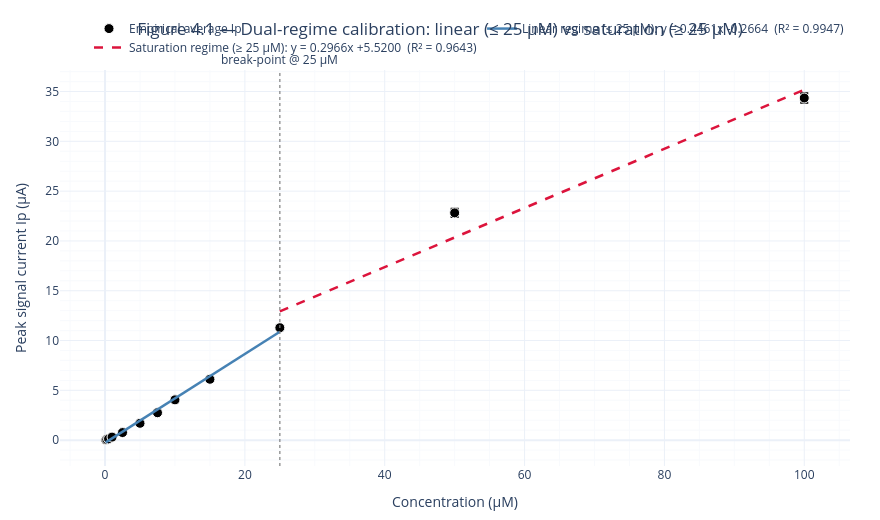

This figure's notebook cell:
### Markdown cell above
---
## Characterising the Ip-Concentration Relationship

### Why Linear Interpolation Fails Above 25 µM

The Ip–concentration relationship is linear only at low concentrations. At higher concentrations, the relationship is no longer linear because the surface saturation effects reduce the marginal current per added molecule. (signal saturation)

The concrete data ilustrates:

| Segment | Δc | Expected ΔIp (linear) | Observed ΔIp ratio |
|---|---|---|---|
| 5 → 10 µM | ×2 | ×2 | ~×2 |
| 50 → 100 µM | ×2 | ×2 | ~×1.5 |

Linear interpolation in the 50–100 µM segment would systematically over-predict Ip, producing physically invalid synthetic records.

### Solution: PCHIP Spline on Empirical Ip Values

I try the Piecewise Cubic Hermite Interpolating Polynomial (PCHIP) to the 12 Ip values. PCHIP preserves monotonicity between data points (no oscillation artefacts) and captures the sub-linear rolloff at high concentrations.

The corrected interpolation weight `α_PCHIP` is derived from the PCHIP Ip–curve rather than from the raw concentration fraction:

$$\alpha_{\text{PCHIP}} = \frac{\hat{I}_p(c_{\text{target}}) - \hat{I}_p(c_{\text{low}})}{\hat{I}_p(c_{\text{high}}) - \hat{I}_p(c_{\text{low}})}$$

(pozitia relativa a valorii tinta in interiorul unui „segment” definit de doua puncte de calibrare cunoscute.)


This maps the concentration target to a current-space interpolation weight, so the blended curve has exactly the Ip the PCHIP model predicts (not what a naive linear α would produce - it would go in the middle if naive, but using PCHIP because of the saturation, la $15 \mu M$ curentul ar putea fi deja la $70\%$ din valoarea maximă a intervalului, nu la $50\%$).

For the 50–100 µM example with a target of 75 µM:

- Linear α = (75 − 50)/(100 − 50) = **0.50** → Ip_blend = 0.50 × Ip₅₀ + 0.50 × Ip₁₀₀  
- PCHIP α ≈ **0.40** (because the curve bends sub-linearly) → lower Ip blend, physically correct

### Code cell
# Load the CC (calibration curve summary) sheet from the same workbook.
# It contains the **average peak signal per concentration** with stdev bars.
calibration_summary_df = pd.read_excel(DATASET_PATH, sheet_name='CC')

# Columns 10, 17 and 18 hold Concentration, Average Signal, Stdev (rows 4..15).
calibration_summary_df = calibration_summary_df.iloc[4:16, [10, 17, 18]].copy()
calibration_summary_df.columns = ['Concentration', 'Signal', 'Stdev']
calibration_summary_df = (calibration_summary_df
                          .apply(pd.to_numeric, errors='coerce')
                          .dropna()
                          .sort_values('Concentration')
                          .reset_index(drop=True))

# Split at the 25 µM saturation break-point
low_data  = calibration_summary_df[calibration_summary_df['Concentration'] <= 25.0]
high_data = calibration_summary_df[calibration_summary_df['Concentration'] >= 25.0]

# Two linear fits — one per regime
slope_low,  intercept_low,  r_low,  *_ = linregress(low_data['Concentration'],  low_data['Signal'])
slope_high, intercept_high, r_high, *_ = linregress(high_data['Concentration'], high_data['Signal'])

# Build an interactive Plotly figure showing both regimes
dual_regime_figure = go.Figure()

# Empirical points with error bars (the actual measurements)
dual_regime_figure.add_trace(go.Scatter(
    x=calibration_summary_df['Concentration'],
    y=calibration_summary_df['Signal'],
    error_y=dict(type='data', array=calibration_summary_df['Stdev'], visible=True, color='black'),
    mode='markers', name='Empirical average Ip',
    marker=dict(color='black', size=10, symbol='circle',
                line=dict(color='white', width=1)),
    hovertemplate='c = %{x:.2f} µM<br>Ip = %{y:.4f} µA<extra></extra>',
))

# Linear-regime fit (blue, ≤ 25 µM)
x_low_fit = np.linspace(low_data['Concentration'].min(), 25, 50)
dual_regime_figure.add_trace(go.Scatter(
    x=x_low_fit, y=intercept_low + slope_low * x_low_fit,
    mode='lines',
    name=f'Linear regime (≤ 25 µM): y = {slope_low:.4f}x {intercept_low:+.4f}  (R² = {r_low**2:.4f})',
    line=dict(color='steelblue', width=2.5),
))

# Saturation-regime fit (red, ≥ 25 µM) — the visibly shallower slope
x_high_fit = np.linspace(25, 100, 50)
dual_regime_figure.add_trace(go.Scatter(
    x=x_high_fit, y=intercept_high + slope_high * x_high_fit,
    mode='lines',
    name=f'Saturation regime (≥ 25 µM): y = {slope_high:.4f}x {intercept_high:+.4f}  (R² = {r_high**2:.4f})',
    line=dict(color='crimson', width=2.5, dash='dash'),
))

# Vertical guide at the break-point
dual_regime_figure.add_vline(
    x=25.0, line=dict(color='gray', dash='dot', width=1.2),
    annotation_text='break-point @ 25 µM', annotation_position='top',
)

apply_default_plotly_layout(
    dual_regime_figure,
    title_text='Figure 4.1 — Dual-regime calibration: linear (≤ 25 µM) vs saturation (≥ 25 µM)',
    xaxis_title='Concentration (µM)',
    yaxis_title='Peak signal current Ip (µA)',
)
dual_regime_figure.show()

# Slope ratio is the headline number — quantifies how much the sensor "softens"
slope_ratio = slope_low / slope_high
print(f"Linear slope (≤ 25 µM): {slope_low:.4f} µA/µM   |   R² = {r_low**2:.4f}")
print(f"Saturated slope (≥ 25 µM): {slope_high:.4f} µA/µM  |   R² = {r_high**2:.4f}")
print(f"Slope ratio (low / high) = {slope_ratio:.2f}×   <-- this is the headline non-linearity")

### Figure 1 — Plotly figure (JSON) as saved in the notebook; plotly's stock layout.template omitted (floating-point values rounded to 4 significant figures)
{"data": [{"error_y": {"array": [0.003347, 0.005508, 0.004806, 0.04703, 0.03394, 0.08359, 0.1799, 0.07569, 0.1042, 0.03408, 0.4134, 0.4777], "color": "black", "type": "data", "visible": true}, "hovertemplate": "c = %{x:.2f} µM<br>Ip = %{y:.4f} µA<extra></extra>", "marker": {"color": "black", "line": {"color": "white", "width": 1}, "size": 10, "symbol": "circle"}, "mode": "markers", "name": "Empirical average Ip", "type": "scatter", "x": [0.1, 0.25, 0.5, 1.0, 2.5, 5.0, 7.5, 10.0, 15.0, 25.0, 50.0, 100.0], "y": [0.0192, 0.06467, 0.1265, 0.3043, 0.761, 1.69, 2.752, 4.045, 6.11, 11.29, 22.82, 34.35]}, {"line": {"color": "steelblue", "width": 2.5}, "mode": "lines", "name": "Linear regime (≤ 25 µM): y = 0.4461x -0.2664  (R² = 0.9947)", "type": "scatter", "x": [0.1, 0.6082, 1.116, 1.624, 2.133, 2.641, 3.149, 3.657, 4.165, 4.673, 5.182, 5.69, 6.198, 6.706, 7.214, 7.722, 8.231, 8.739, 9.247, 9.755, 10.26, 10.77, 11.28, 11.79, 12.3, 12.8, 13.31, 13.82, 14.33, 14.84, 15.34, 15.85, 16.36, 16.87, 17.38, 17.89, 18.39, 18.9, 19.41, 19.92, 20.43, 20.93, 21.44, 21.95, 22.46, 22.97, 23.48, 23.98, 24.49, 25.0], "y": [-0.2218, 0.00488, 0.2316, 0.4583, 0.685, 0.9117, 1.138, 1.365, 1.592, 1.818, 2.045, 2.272, 2.499, 2.725, 2.952, 3.179, 3.405, 3.632, 3.859, 4.085, 4.312, 4.539, 4.766, 4.992, 5.219, 5.446, 5.672, 5.899, 6.126, 6.352, 6.579, 6.806, 7.033, 7.259, 7.486, 7.713, 7.939, 8.166, 8.393, 8.619, 8.846, 9.073, 9.3, 9.526, 9.753, 9.98, 10.21, 10.43, 10.66, 10.89]}, {"line": {"color": "crimson", "dash": "dash", "width": 2.5}, "mode": "lines", "name": "Saturation regime (≥ 25 µM): y = 0.2966x +5.5200  (R² = 0.9643)", "type": "scatter", "x": [25.0, 26.53, 28.06, 29.59, 31.12, 32.65, 34.18, 35.71, 37.24, 38.78, 40.31, 41.84, 43.37, 44.9, 46.43, 47.96, 49.49, 51.02, 52.55, 54.08, 55.61, 57.14, 58.67, 60.2, 61.73, 63.27, 64.8, 66.33, 67.86, 69.39, 70.92, 72.45, 73.98, 75.51, 77.04, 78.57, 80.1, 81.63, 83.16, 84.69, 86.22, 87.76, 89.29, 90.82, 92.35, 93.88, 95.41, 96.94, 98.47, 100.0], "y": [12.93, 13.39, 13.84, 14.3, 14.75, 15.2, 15.66, 16.11, 16.56, 17.02, 17.47, 17.93, 18.38, 18.83, 19.29, 19.74, 20.2, 20.65, 21.1, 21.56, 22.01, 22.47, 22.92, 23.37, 23.83, 24.28, 24.74, 25.19, 25.64, 26.1, 26.55, 27.0, 27.46, 27.91, 28.37, 28.82, 29.27, 29.73, 30.18, 30.64, 31.09, 31.54, 32.0, 32.45, 32.91, 33.36, 33.81, 34.27, 34.72, 35.18]}], "layout": {"annotations": [{"showarrow": false, "text": "break-point @ 25 µM", "x": 25, "xanchor": "center", "xref": "x", "y": 1, "yanchor": "bottom", "yref": "y domain"}], "height": 520, "legend": {"orientation": "h", "x": 1, "xanchor": "right", "y": 1.02, "yanchor": "bottom"}, "margin": {"b": 50, "l": 60, "r": 30, "t": 70}, "shapes": [{"line": {"color": "gray", "dash": "dot", "width": 1.2}, "type": "line", "x0": 25, "x1": 25, "xref": "x", "y0": 0, "y1": 1, "yref": "y domain"}], "title": {"text": "Figure 4.1 — Dual-regime calibration: linear (≤ 25 µM) vs saturation (≥ 25 µM)", "x": 0.5, "xanchor": "center"}, "width": 880, "xaxis": {"minor": {"showgrid": true}, "showgrid": true, "title": {"text": "Concentration (µM)"}}, "yaxis": {"minor": {"showgrid": true}, "showgrid": true, "title": {"text": "Peak signal current Ip (µA)"}}}}
